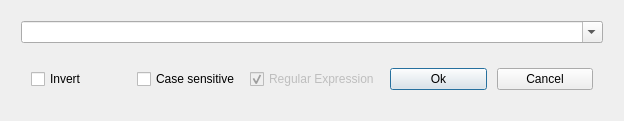
<?xml version="1.0" encoding="UTF-8"?>
<ui version="4.0">
 <class>GrepWindow</class>
 <widget class="QDialog" name="GrepWindow">
  <property name="windowModality">
   <enum>Qt::ApplicationModal</enum>
  </property>
  <property name="geometry">
   <rect>
    <x>0</x>
    <y>0</y>
    <width>624</width>
    <height>121</height>
   </rect>
  </property>
  <property name="sizePolicy">
   <sizepolicy hsizetype="Fixed" vsizetype="Fixed">
    <horstretch>0</horstretch>
    <verstretch>0</verstretch>
   </sizepolicy>
  </property>
  <property name="minimumSize">
   <size>
    <width>400</width>
    <height>121</height>
   </size>
  </property>
  <property name="maximumSize">
   <size>
    <width>1000</width>
    <height>121</height>
   </size>
  </property>
  <property name="focusPolicy">
   <enum>Qt::TabFocus</enum>
  </property>
  <property name="windowTitle">
   <string>Filter</string>
  </property>
  <property name="autoFillBackground">
   <bool>true</bool>
  </property>
  <layout class="QHBoxLayout" name="horizontalLayout_2">
   <item>
    <layout class="QVBoxLayout" name="verticalLayout" stretch="0,0,0">
     <property name="spacing">
      <number>10</number>
     </property>
     <property name="sizeConstraint">
      <enum>QLayout::SetMinimumSize</enum>
     </property>
     <property name="leftMargin">
      <number>10</number>
     </property>
     <property name="topMargin">
      <number>10</number>
     </property>
     <property name="rightMargin">
      <number>10</number>
     </property>
     <property name="bottomMargin">
      <number>10</number>
     </property>
     <item>
      <widget class="QComboBox" name="searchQuery">
       <property name="editable">
        <bool>true</bool>
       </property>
       <property name="maxVisibleItems">
        <number>15</number>
       </property>
       <property name="insertPolicy">
        <enum>QComboBox::InsertAtTop</enum>
       </property>
      </widget>
     </item>
     <item>
      <spacer name="verticalSpacer">
       <property name="orientation">
        <enum>Qt::Vertical</enum>
       </property>
       <property name="sizeHint" stdset="0">
        <size>
         <width>20</width>
         <height>40</height>
        </size>
       </property>
      </spacer>
     </item>
     <item>
      <layout class="QHBoxLayout" name="horizontalLayout">
       <property name="sizeConstraint">
        <enum>QLayout::SetMaximumSize</enum>
       </property>
       <property name="leftMargin">
        <number>10</number>
       </property>
       <property name="topMargin">
        <number>10</number>
       </property>
       <property name="rightMargin">
        <number>10</number>
       </property>
       <property name="bottomMargin">
        <number>10</number>
       </property>
       <item>
        <widget class="QCheckBox" name="isInverted">
         <property name="text">
          <string>Invert</string>
         </property>
        </widget>
       </item>
       <item>
        <widget class="QCheckBox" name="caseSensitive">
         <property name="text">
          <string>Case sensitive</string>
         </property>
        </widget>
       </item>
       <item>
        <widget class="QCheckBox" name="useRegex">
         <property name="enabled">
          <bool>false</bool>
         </property>
         <property name="text">
          <string>Regular Expression</string>
         </property>
         <property name="checkable">
          <bool>true</bool>
         </property>
         <property name="checked">
          <bool>true</bool>
         </property>
        </widget>
       </item>
       <item>
        <widget class="QPushButton" name="grepApproved">
         <property name="text">
          <string>Ok</string>
         </property>
        </widget>
       </item>
       <item>
        <widget class="QPushButton" name="grepRejected">
         <property name="text">
          <string>Cancel</string>
         </property>
        </widget>
       </item>
      </layout>
     </item>
    </layout>
   </item>
  </layout>
 </widget>
 <tabstops>
  <tabstop>grepApproved</tabstop>
  <tabstop>grepRejected</tabstop>
  <tabstop>caseSensitive</tabstop>
  <tabstop>useRegex</tabstop>
 </tabstops>
 <resources/>
 <connections/>
</ui>
